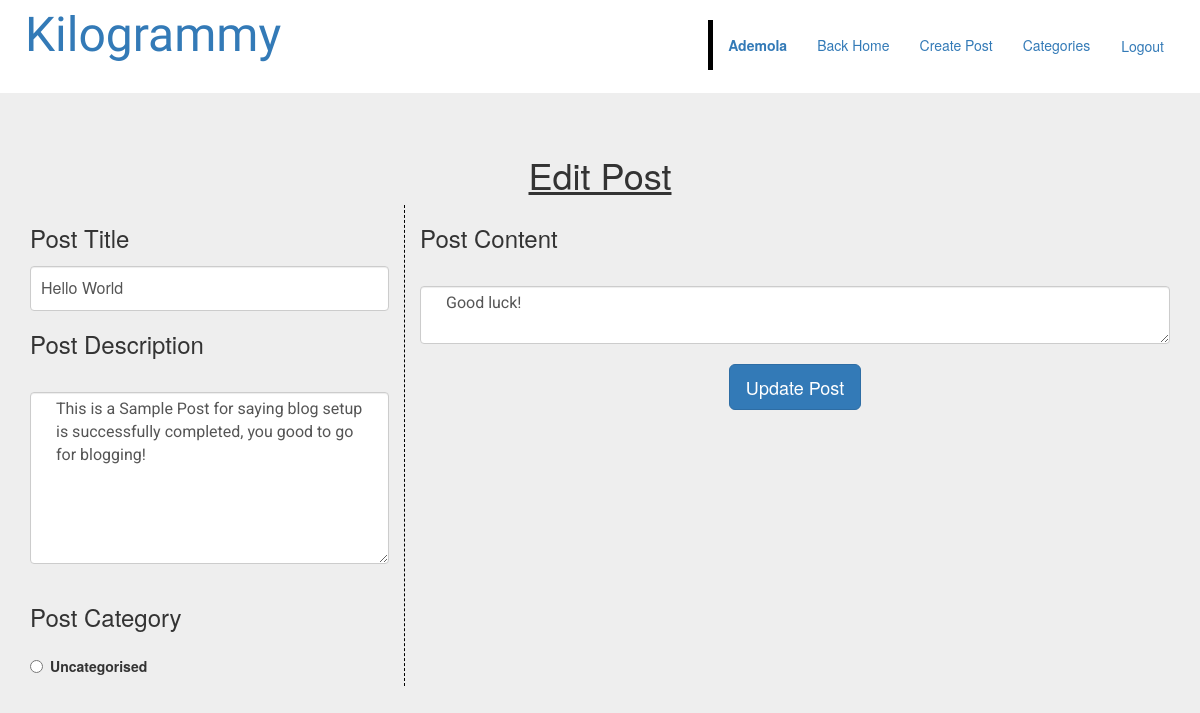
/public/admin/edit.php?id=1&title=Hello World (signed in), run on the app's committed database.
### tables this page shows
CREATE TABLE `blog_posts` (
  `id` int(11) NOT NULL,
  `postTitle` varchar(200) NOT NULL,
  `description` text NOT NULL,
  `content` text NOT NULL,
  `post_date` timestamp NOT NULL DEFAULT current_timestamp() ON UPDATE current_timestamp(),
  `auther` varchar(25) NOT NULL,
  `catinfo` varchar(11) DEFAULT NULL
);

CREATE TABLE `blog_cats` (
  `catID` int(11) NOT NULL,
  `catTitle` varchar(200) NOT NULL,
  `catSlug` varchar(200) NOT NULL
);

### public/admin/edit.php (the view, shortened to what this page needs)
<?php
	require_once('../inc/dbconfig.php');
?>
<?php
	$id = $_GET['id'];
	$query = "SELECT id, postTitle, description, content, post_date, catinfo FROM blog_posts WHERE id = '$id'";
				$result = mysqli_query($con,$query);
				if (mysqli_num_rows($result) > 0)
				{
					while($row = mysqli_fetch_assoc($result))
					{
			            $postTitle = $row['postTitle'];
			            $description = $row['description'];
			            $content = $row['content'];
					}
				}
				else
				{
					echo '<div class="alert alert-warning text-center topspace"><h3>error while retriving post!</h3></div>';
					die();
				}
?>
<div class="container-fluid topspace">
			<form class="" method="post" action="<?php $PHP_SELF ?>">
				<h1 class="text-center"><u>Edit Post</u></h1>
				<div class="col-md-4" id="new-post-border">
					<div class="">
						<label for="postTitle"><h3>Post Title</h3></label>
						<input type="text" name="postTitle" placeholder="Post Title" value="<?php echo $postTitle; ?>" class="form-control" required autofocus>
					</div>
					<div class="">
						<label for="description"><h3>Post Description</h3></label>
						<textarea name="description" rows="7" cols="60" maxlength="250" placeholder="Post Description" id="description" class="form-control space" required><?php echo $description; ?></textarea>
					</div>
					<div class="">
						<label for="content"><h3>Post Category</h3></label><br>
						<?php
							$query1 = "SELECT catID, catTitle FROM blog_cats";
							$result1 = mysqli_query($con,$query1);
							if (mysqli_num_rows($result1) > 0)
							{
								while($row1 = mysqli_fetch_assoc($result1))
								{
									echo '<div class="radio">
	  								<label><input type="radio" name="cats" value="'.$row1['catID'].'"><b>'.$row1['catTitle'].'</b></label>
									</div>';
								}
							}
						?>
					</div>
				</div>
				<div class="col-md-8">
					<div class="">
						<label for="content"><h3>Post Content</h3></label>
						<textarea name="content" placeholder="Post Content" id="content" class="form-control space" required><?php echo $content; ?></textarea>
					</div>
					<div class="text-center">
						<button class="btn btn-lg btn-primary" name="update" type="submit" id="update">Update Post</button>
					</div>
				</div>
			</form>
	</div>
</body>
</html>

### public/css/styles.css (style rules this page uses)
body { background: #eee !important; }
.form-control { position: relative; font-size: 16px; height: auto; padding: 10px; }
.space { margin-top: 20px; margin-bottom: 20px; padding: 5px 25px; }
#description { font-family: 'Roboto', sans-serif; font-weight: normal; }
#content { font-family: 'Roboto', sans-serif; }
#new-post-border { border-right: 1px dashed #000; }
.topspace { margin-top: 75px; }

### data on the page
blog_posts: postTitle "Hello World", description "This is a Sample Post for saying blog setup is successfully completed, you good to go for blogging!", content "Good luck!"
blog_cats: catTitle "Uncategorised"

### other printed values
BLOG "Kilogrammy"
$_SESSION['username'] "Ademola"
